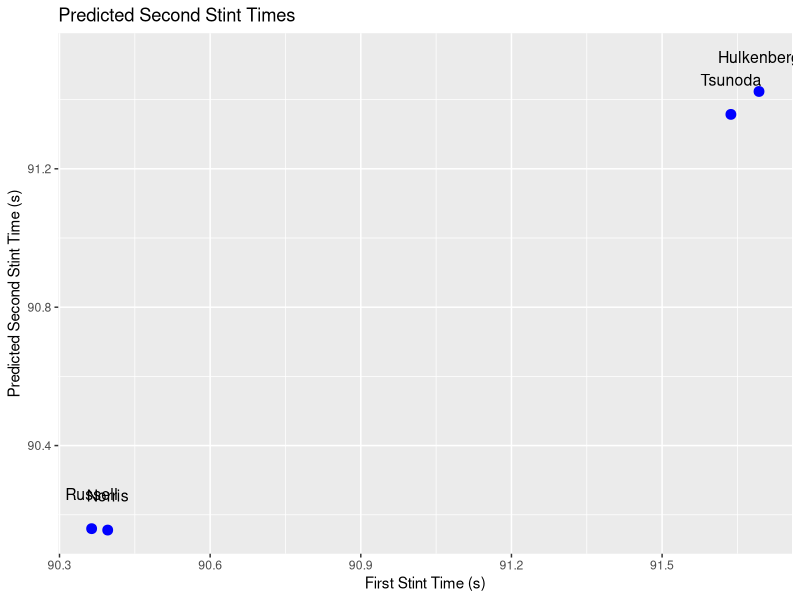

Generate this figure with R:
# F1 Qualifying Predictor in R
# Author: Cesare Pesci
# This script predicts second stint lap times based on driver, session, circuit, weather, and tyre condition

library(dplyr)
library(ggplot2)

# Simulate base data
set.seed(123)
n <- 300

drivers <- c("Piastri", "Norris", "Hamilton", "Leclerc", "Russell", "Antonelli", "Verstappen", "Tsunoda", "Alonso", "Stroll", "Gasly", "Doohan", "Albon", "Sainz", "Ocon", "Bearman", "Hulkenberg", "Bortoleto", "Tsunoda", "Lawson", "Hadjar")
sessions <- c("Q1", "Q2", "Q3")
circuits <- c("Australia", "China", "Monaco", "Bahrain", "Jeddah", "Miami", "Imola", "Spain", "Silverstone", "Monza", "Spain", "Canada", "Austria", "Japan", "Singapore", "Spa", "Hungary", "Netherlands", "Baku", "Austin", "Mexico", "Brazil", "Las Vegas", "Qatar", "Abu Dhabi")
conditions <- c("Dry", "Wet")
tyres <- c("New", "Used")
tyre_compounds <- c("Hard", "Medium", "Soft", "Inter", "Wet")


qual_data <- data.frame(
  driver = sample(drivers, n, replace = TRUE),
  session = sample(sessions, n, replace = TRUE),
  circuit = sample(circuits, n, replace = TRUE),
  condition = sample(conditions, n, replace = TRUE),
  tyre_compound = sample(tyre_compounds, n, replace = TRUE),
  first_tyre_used = sample(tyres, n, replace = TRUE),
  first_stint_time = rnorm(n, mean = 91.318, sd = 1)
)

# Apply scenario logic + tyre effect
qual_data <- qual_data %>%
  mutate(
    session_effect = case_when(
      # Dry condition + dry tyres
      condition == "Dry" & session == "Q1" & tyre_compound == "Hard" ~ 0.2,
      condition == "Dry" & session == "Q1" & tyre_compound == "Medium" ~ 0.35,
      condition == "Dry" & session == "Q1" & tyre_compound == "Soft" ~ 0.4,
      
      condition == "Dry" & session == "Q2" & tyre_compound == "Hard" ~ 0.15,
      condition == "Dry" & session == "Q2" & tyre_compound == "Medium" ~ 0.2,
      condition == "Dry" & session == "Q2" & tyre_compound == "Soft" ~ 0.3,
      
      condition == "Dry" & session == "Q3" & tyre_compound == "Hard" ~ 0.05,
      condition == "Dry" & session == "Q3" & tyre_compound == "Medium" ~ 0.1,
      condition == "Dry" & session == "Q3" & tyre_compound == "Soft" ~ 0.15,
      
      # Wet condition + wet tyres
      condition == "Wet" & tyre_compound == "Inter" ~ 0.25,
      condition == "Wet" & tyre_compound == "Wet" ~ 0.15,
      
      # Special case for Monaco
      circuit == "Monaco" ~ 0.6,
      
      # Fallback
      TRUE ~ 0.2
    ),
    sd_value = case_when(
      condition == "Wet" ~ 0.3,
      circuit == "Monaco" ~ 0.2,
      session == "Q1" & condition == "Dry" ~ 0.15,
      TRUE ~ 0.1
    ),
    # Boost improvement if first stint was on used tyres (and now on new tyres)
    session_effect = session_effect + ifelse(first_tyre_used == "Used", 0.15, 0),
    
    # Simulate second stint
    second_stint_time = first_stint_time - rnorm(n, mean = session_effect, sd = sd_value)
  )
qual_data <- qual_data %>%
  mutate(
    driver = factor(driver),
    session = factor(session),
    circuit = factor(circuit),
    condition = factor(condition),
    tyre_compound = factor(tyre_compound),
    first_tyre_used = factor(first_tyre_used)
  )

# Fit model with tyre factor
model <- lm(second_stint_time ~ first_stint_time + session + driver + circuit + condition + first_tyre_used, data = qual_data)

summary(model)


# Ensure factor levels match those in training data
new_data <- data.frame(
  driver = factor(c("Tsunoda", "Norris", "Russell", "Hulkenberg"), levels = levels(qual_data$driver)),
  session = factor(c("Q3", "Q3", "Q3", "Q3"), levels = levels(qual_data$session)),
  circuit = factor(c("Bahrain", "Bahrain", "Bahrain", "Bahrain"), levels = levels(qual_data$circuit)),
  condition = factor(c("Dry", "Dry", "Dry", "Dry"), levels = levels(qual_data$condition)),
  first_tyre_used = factor(c("Used", "Used", "New", "New"), levels = levels(qual_data$first_tyre_used)),
  tyre_compound = factor(c("Soft", "Soft", "Soft", "Soft"), levels = levels(qual_data$tyre_compound)),
  first_stint_time = c(91.637, 90.396, 90.364, 91.693)
)

# Now predict
new_data$predicted_second_stint <- predict(model, newdata = new_data)

# Print results
print(new_data)


qual_data$predicted <- predict(model, newdata = qual_data)

ggplot(new_data, aes(x = first_stint_time, y = predicted_second_stint, label = driver)) +
  geom_point(color = "blue", size = 3) +
  geom_text(nudge_y = 0.1, size = 4) +
  labs(
    title = "Predicted Second Stint Times",
    x = "First Stint Time (s)",
    y = "Predicted Second Stint Time (s)"
  ) 
